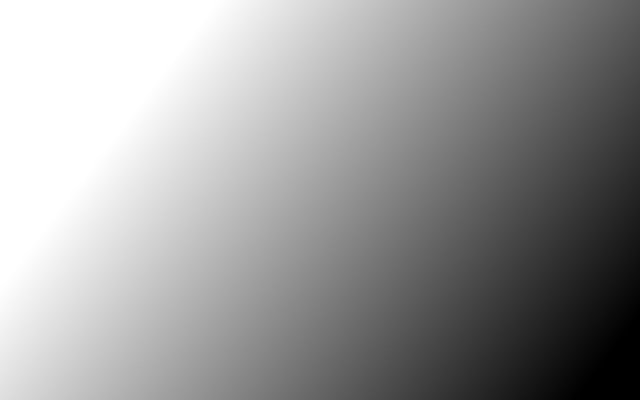
#> input picture compGrafErmindo/quote2.png, 640 x 400 px, found by its file name
$ python aa.py
#> lines starting #> are read from the running program, lines starting #| are printed output that depends on the picture
import cv2
from matplotlib import pyplot as plt
import numpy as np
import math

path ='/'
img1 = cv2.imread(path + 'quote2.png')
#> img1 is the input picture: shape (400, 640, 3); min 0, max 255, mean 153.7
img2 = cv2.imread(path + 'praia.jpg')
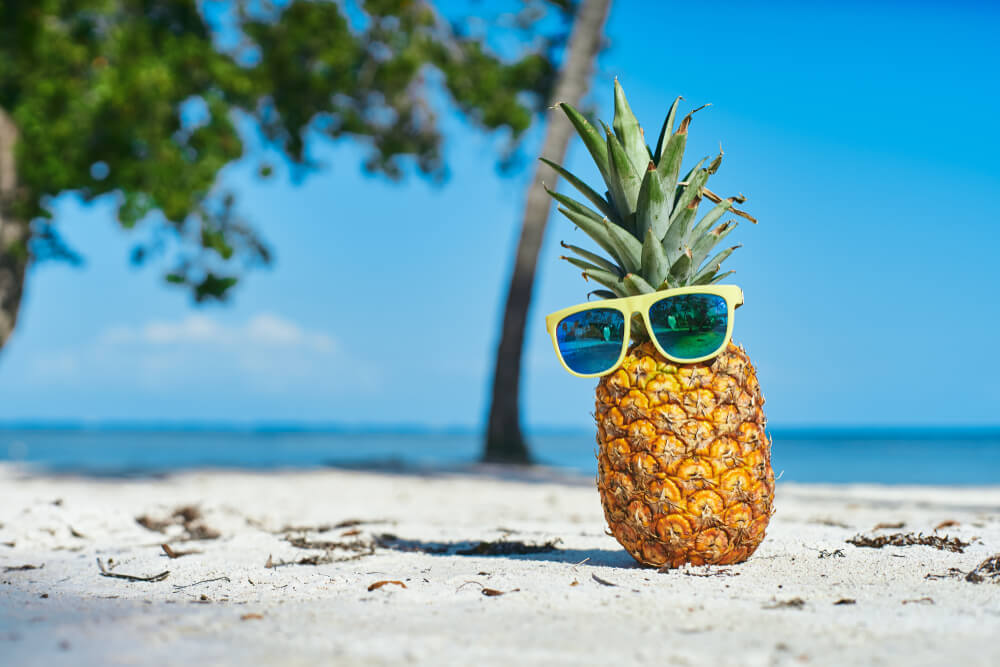
#> input picture compGrafErmindo/praia.jpg, 1000 x 667 px, found by its file name
#> img2 is the input picture: shape (667, 1000, 3); mean B, G, R 177, 164.3, 115.4
plt.figure(figsize=(12,12))
plt.subplot(121)
plt.imshow(cv2.cvtColor(img1, cv2. COLOR_BGR2RGB))

plt.subplot(122)
plt.imshow(cv2.cvtColor(img2, cv2. COLOR_BGR2RGB))
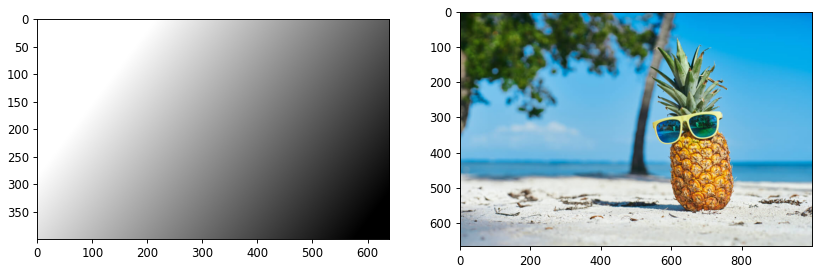
#> figure drawn by matplotlib, 2 panels
